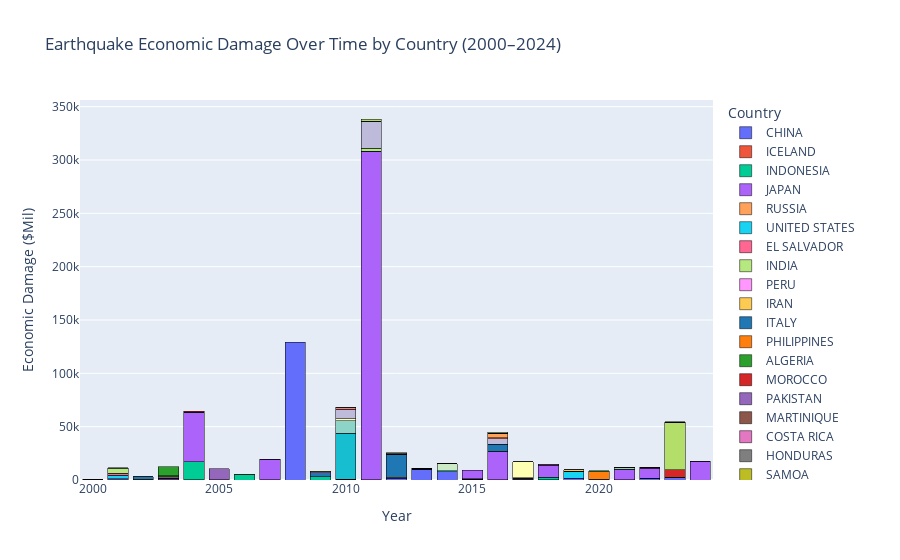

The notebook cell this image was saved under:
### Markdown cell above
This treemap highlights global earthquake occurrences and economic impacts over the last two decades, with damages adjusted to 2024 values. Box size represents earthquake count, while color intensity reflects total damages influenced by factors like frequency, magnitude, and economic vulnerability. Japan leads with $449B in damages, driven by high-magnitude events and costly impacts on infrastructure, economy, and personal assets. China and Indonesia also face significant damages due to frequent seismic activity. Smaller nations, like Haiti and Samoa, reveal that even fewer earthquakes can have devastating localized effects. The data underscores the importance of tailored disaster preparedness in high-risk regions.

### Code cell
import plotly.express as px

# Generate a large, contrasting qualitative palette by combining existing palettes
qualitative_palette = px.colors.qualitative.Plotly + px.colors.qualitative.D3 + px.colors.qualitative.Set3


# Aggregate data for the stacked bar chart
stacked_damage_data = adjusted_bubble_data.groupby(["Year", "Country Name"]).agg(
    Total_Damage_Mil=("Inflation_Adjusted_Damage_Mil", "sum"),
    Average_Magnitude=("Average_Magnitude", "mean"),  # Aggregate average magnitude
    Tsunami_Count=("tsunami", "sum"),  # Count tsunamis
    Earthquake_Count=("Earthquake_Count", "sum"),  # Count earthquakes
    Average_Focal_Depth=("Focal_Depth", "mean")  # Aggregate focal depth
).reset_index()

# Calculate total damage per year for each country and add percentage column
stacked_damage_data["Percent_Total_Damage_Year"] = (
    stacked_damage_data.groupby("Year")["Total_Damage_Mil"].transform(lambda x: x / x.sum() * 100)
)
# Calculate total damage per year for each country and add percentage column
stacked_damage_data["Percent_Total_Damage_Year"] = (
    stacked_damage_data.groupby("Year")["Total_Damage_Mil"].transform(lambda x: x / x.sum() * 100)
)

# Create the stacked bar chart
fig = px.bar(
    stacked_damage_data,
    x="Year",
    y="Total_Damage_Mil",
    color="Country Name",
    title="Earthquake Economic Damage Over Time by Country (2000–2024)",
    labels={
        "Total_Damage_Mil": "Economic Damages ($Mil)",
        "Year": "Year",
        "Average_Magnitude": "Average Magnitude",
        "Tsunami_Count": "Tsunami Count",
        "Earthquake_Count": "Earthquake Count",
        "Average_Focal_Depth": "Focal Depth (km)"
    },
    color_discrete_sequence=qualitative_palette
)

# Add hover template to display percentages per year
fig.update_traces(
    marker_line_width=0.5,
    marker_line_color="black",
    hovertemplate="<b>Country:</b> %{customdata[0]}<br>"
                  "<b>Year:</b> %{x}<br>"
                  "<b>Earthquake Count:</b> %{customdata[3]:.0f}<br>"
                  "<b>Total Damage:</b> $%{y:,.2f}M<br>"
                  "<b>Percentage of Yearly Total:</b> %{customdata[5]:.2f}%<br>"
                  "<b>Average Magnitude:</b> %{customdata[1]:.2f}<br>"
                  "<b>Average Focal Depth:</b> %{customdata[4]:.2f}<br>"
                  "<b>Tsunami Count:</b> %{customdata[2]:.0f}<extra></extra>"
)

# Include Country Name, Average Magnitude, Tsunami Count, Earthquake Count, Focal Depth, and Yearly Percentages in custom data
fig.for_each_trace(lambda t: t.update(customdata=stacked_damage_data[stacked_damage_data["Country Name"] == t.name][[
    "Country Name", "Average_Magnitude", "Tsunami_Count", "Earthquake_Count", "Average_Focal_Depth", "Percent_Total_Damage_Year"
]].values))

# Improve layout
fig.update_layout(
    xaxis_title="Year",
    yaxis_title="Economic Damage ($Mil)",
    legend_title="Country",
    barmode="stack",
    showlegend=True
)

# Add annotation for note
fig.add_annotation(
    xref="paper", yref="paper",
    x=1.0, y=-.28,
    text="*total damage ($M) is adjusted to 2024 dollar value",
    showarrow=False,
    font=dict(size=8),
    align="left"
)

fig.show()
